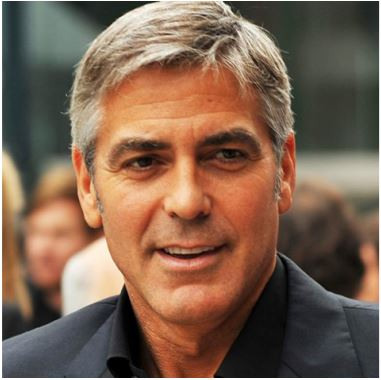
#> input picture im2.jpg, 381 x 380 px
$ python code.py   (older library calls are emulated)
#> lines starting #> are read from the running program, lines starting #| are printed output that depends on the picture
#> further down, image is the input picture: shape (380, 381, 3); mean R, G, B 125.9, 99.1, 80.7

import numpy as np #for matrix operations
import matplotlib.image as img #for plotting the image pixels as images
import math
import scipy.misc #for saving image in JPG format
from matplotlib import pyplot as plt

def polar_transform(image):
    m, n, o = image.shape #Image size x & y and RGB values
#> m = 380; n = 381; o = 3
    center_y = m/2
#> center_y = 190
    center_x = n/2
#> center_x = 190.5
    r = math.sqrt( center_x * center_x + center_y * center_y )
#> r = 269.1
    r = int(r) #The radius size of the image
#> r = 269
    new_img = np.zeros((r,300, 3)) #Size of the image as (radius, no. of different angles, RGB)
    for i in range(r):
        for j in range(300):
            theta = j * math.pi / 150
            x = center_x + i*math.cos(theta)
            y= center_y + i * math.sin(theta)
            x = int(x)
            y = int(y)

            if x >= 0 and x < n and y >= 0 and y < m:

               new_img[i][j] = image[y][x] #setting all the non negative values in the image
    new_img = new_img.astype(int) #converting the pixel values to integers
    return new_img


def rotate(image, theta): #Rotating the image through center of image about the line perpendicular to the image plane by value theta in anti-clockwise direction
#> called with theta = 0.785
    m, n, o = image.shape #Image size x & y and RGB values
#> m = 380; n = 381; o = 3
    image  = np.array(image)
    center_y = m/2
#> center_y = 190
    center_x = n/2
#> center_x = 190.5

    x_mx = 2*int(round(center_x * math.cos(theta) + center_y * math.sin(theta) )) #New size of the rotated image
#> x_mx = 538
    y_mx = 2*int(round(center_y*math.cos(theta) + center_x * math.sin(theta)) ) #New size of the rotated image
#> y_mx = 538

    new_img = np.zeros((y_mx, x_mx, 3))

    for i in range(x_mx):
        for j in range(y_mx):
            x = ( i - x_mx/2) * math.cos(theta) - (j-y_mx/2) * math.sin(theta) + center_x #Translating the center of image as origin and then using the rotation matrix
            y = ( i - x_mx/2) * math.sin(theta) + (j-y_mx/2) * math.cos(theta) + center_y #Translating the center of image as origin and then using the rotation matrix
            x = int(round(x))
            y = int(round(y))
            if x >= 0 and x < n and y >= 0 and y < m:
                new_img[j][i] = image[y][x] #setting all the non negative values in the image
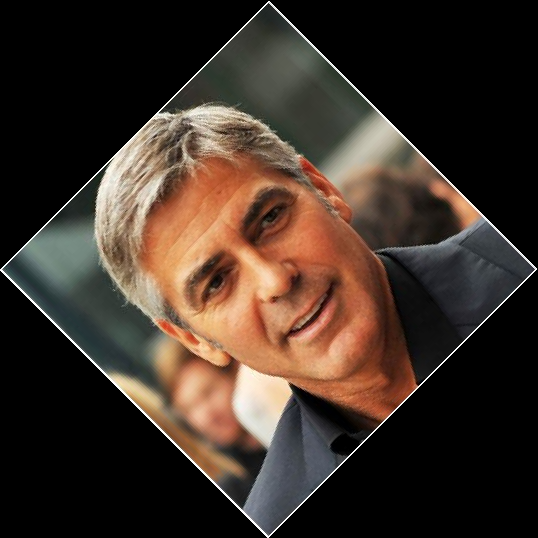
#> new_img: shape (538, 538, 3) float64; mean R, G, B 63, 49.6, 40.4
    new_img = new_img.astype(int) #converting the pixel values to integers
    return new_img


def flip(image): #Taking a mirror image about a plane passing through center and perpendicular to horizontal axis

    new_img = np.zeros(image.shape)
    m, n, o = image.shape #Image size x & y and RGB values
#> m = 538
    for i in range(m):
        for j in range(n):
             new_img[i][j] = image[i][n-j-1]
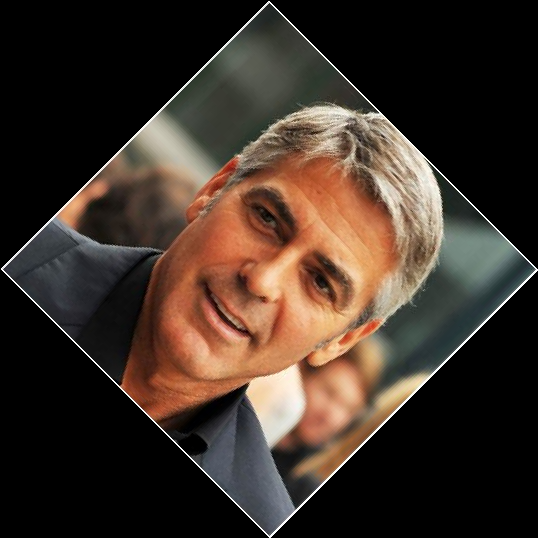
#> new_img: shape (538, 538, 3) float64; mean R, G, B 63, 49.6, 40.4
    new_img = new_img.astype(int)  #converting the pixel values to integers
    return new_img


def translate(image, tx, ty):
#> called with tx = 32, ty = 32
    m, n, o = image.shape #Image size x & y and RGB values
    new_img = np.zeros((m + ty, n + tx, 3)) #increasing the image size by the translated amount
    for i in range(m):
        for j in range(n):
            new_img[i + ty][j + tx] = image[i][j] #using the translating transform
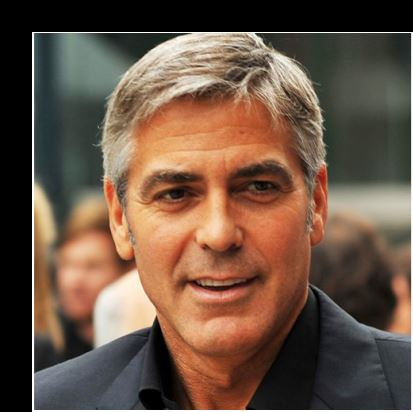
#> new_img: shape (412, 413, 3) float64; mean R, G, B 107.2, 84.3, 68.7
    new_img = new_img.astype(int) #converting the pixel values to integers
    return new_img


def scale(image, factor):
#> called with factor = 3
    m, n, o = image.shape #Image size x & y and RGB values
    new_img = np.zeros((int(m/factor), int(n/factor), 3)) #Reducing the image size by factor

    for i in range( int(m/factor)):
        for j in range( int(n/factor)):
            new_img[i][j] = image[i*factor][j*factor] #Setting the pixel values of the new image
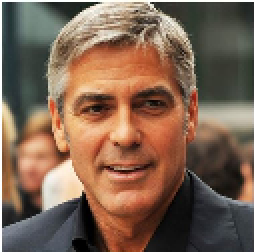
#> new_img: shape (126, 127, 3) float64 (shown 2 times larger); mean R, G, B 125.8, 98.9, 80.4
    new_img = new_img.astype(int) #converting the pixel values to integers
    return new_img


def shear(image, s):
#> called with s = 0.2
    m, n, o = image.shape #Image size x & y and RGB values
    new_img = np.zeros((m,int(n + s*m), 3)) # Increasing the image size by the shear factor
    for i in range( int(n + s*m), ):
        for j in range(m):
            x = i - s*j #Using the shear transform equations
            y = j
            x = int(x)
            y = int(y)
            if x >= 0 and x < n and y >= 0 and y < m:
                new_img[j][i] = image[y][x] #Setting the pixel values of the new image
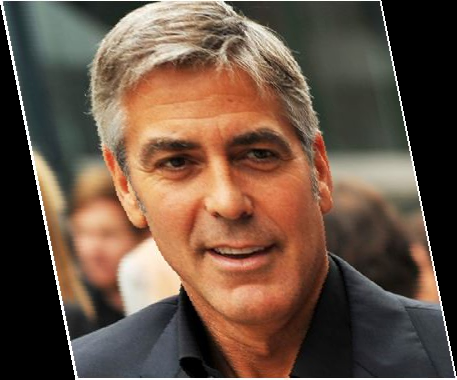
#> new_img: shape (380, 457, 3) float64; mean R, G, B 105.4, 83.1, 67.8
    new_img = new_img.astype(int) #converting the pixel values to integers
    return new_img


#################################################################

# Image Import
image = img.imread("im2.jpg")
image  = np.array(image)

#################################################################

#################################################################

# PART 1

new_img = polar_transform(image)
scipy.misc.imsave('im2_polar.jpg', new_img)
imgplot = plt.imshow(new_img)
plt.show()

#################################################################


#################################################################

# PART 2 A

new_img = rotate(image, math.pi/4)

scipy.misc.imsave('im2_rotate.jpg', new_img)
imgplot = plt.imshow(new_img)
plt.show()

new_img = flip(new_img)
scipy.misc.imsave('im2_rotateflip.jpg', new_img)
imgplot = plt.imshow(new_img)
plt.show()

# PART 2 B


new_img = translate(image,32, 32)

scipy.misc.imsave('im2_translate.jpg', new_img)
imgplot = plt.imshow(new_img)
plt.show()

# PART 2 C

new_img = scale(image,3)

scipy.misc.imsave('im2_scale.jpg', new_img)
imgplot = plt.imshow(new_img)
plt.show()

# PART 2 D

new_img = shear(image,0.2)
scipy.misc.imsave('im2_shear.jpg', new_img)
imgplot = plt.imshow(new_img)
plt.show()

new_img = rotate(new_img, math.pi/2)
#> call 2 of rotate, with theta = 1.57
#> after the loop in rotate (call 2), `for i in range(x_mx):`:
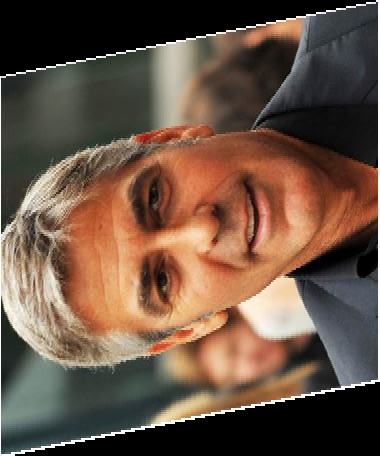
#> new_img: shape (456, 380, 3) float64; mean R, G, B 105.7, 83.2, 67.9
scipy.misc.imsave('im2_shear_rotate.jpg', new_img)
imgplot = plt.imshow(new_img)
plt.show()

new_img = scale(new_img, 2)
#> call 2 of scale, with factor = 2
#> after the loop in scale (call 2), `for i in range( int(m/factor)):`:
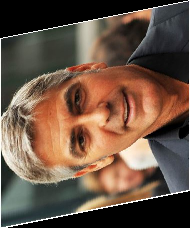
#> new_img: shape (228, 190, 3) float64; mean R, G, B 106.1, 83.7, 68.4
scipy.misc.imsave('im2_shear_rotate_scale.jpg', new_img)
imgplot = plt.imshow(new_img)
plt.show()

#################################################################
